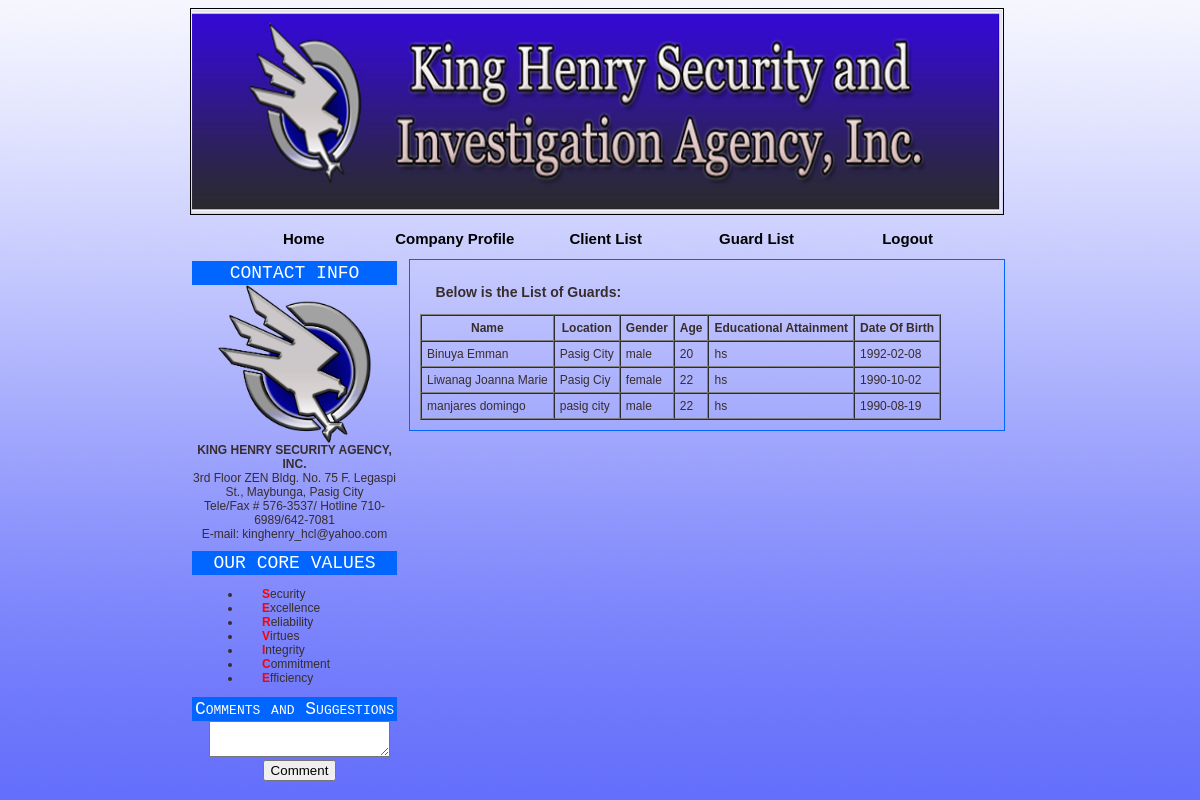
The app's page /guard.list.php (signed in) with its own data.
### tables this page shows
CREATE TABLE IF NOT EXISTS `tblemployee` (
  `Emp_No` int(11) NOT NULL AUTO_INCREMENT,
  `Last_Name` varchar(255) DEFAULT NULL,
  `First_Name` varchar(255) DEFAULT NULL,
  `Middle_Name` varchar(255) DEFAULT NULL,
  `Br of Svc` varchar(255) DEFAULT NULL,
  `Rank` varchar(255) DEFAULT NULL,
  `Address` varchar(255) DEFAULT NULL,
  `City` varchar(255) NOT NULL,
  `Provincial_Address` varchar(255) DEFAULT NULL,
  `Tel_No` int(11) DEFAULT NULL,
  `Mobile_No` int(11) DEFAULT NULL,
  `Language / Dialects` varchar(255) DEFAULT NULL,
  `DOB` datetime DEFAULT NULL,
  `POB` varchar(255) DEFAULT NULL,
  `Religion` varchar(255) DEFAULT NULL,
  `Gender` varchar(255) DEFAULT NULL,
  `Height (inch)` int(11) DEFAULT NULL,
  `Weight (kg)` int(11) DEFAULT NULL,
  `Blood_Type` varchar(255) DEFAULT NULL,
  `Complexion` varchar(255) DEFAULT NULL,
  `Marks` varchar(255) DEFAULT NULL,
  `Status` varchar(255) DEFAULT NULL,
  `Date_of_Marriage` datetime DEFAULT NULL,
  `No_of_Children` int(11) DEFAULT NULL,
  `Name_of_Children` varchar(255) DEFAULT NULL,
  `Children_Age` varchar(255) DEFAULT NULL,
  `Name of Spouse` varchar(255) DEFAULT NULL,
  `Spouse_Age` int(11) DEFAULT NULL,
  `Employer's_Name` varchar(255) DEFAULT NULL,
  `Occupation` varchar(255) DEFAULT NULL,
  `Employer's_Address` varchar(255) DEFAULT NULL,
  `Mother_Name` varchar(255) DEFAULT NULL,
  `Mother_Age` int(11) DEFAULT NULL,
  `Mother_Occupation` varchar(255) DEFAULT NULL,
  `Mother_Employer` varchar(255) DEFAULT NULL,
  `Father_Name` varchar(255) DEFAULT NULL,
  `Father_Age` int(11) DEFAULT NULL,
  `Father_Occupation` varchar(255) DEFAULT NULL,
  `Father_Employer` varchar(255) DEFAULT NULL,
  `Sister_Name` varchar(255) DEFAULT NULL,
  `Sister_Occupation` varchar(255) DEFAULT NULL,
  `Sister_DOB` datetime DEFAULT NULL,
  `Brother_Name` varchar(255) DEFAULT NULL,
  `Brother_Occupation` varchar(255) DEFAULT NULL,
  `Brother_DOB` datetime DEFAULT NULL,
  `Case_of_Emergency` varchar(255) DEFAULT NULL,
  `Case_of_Relationship` varchar(255) DEFAULT NULL,
  `Case_of_Address` varchar(255) DEFAULT NULL,
  `Case_of_Tel_No` int(11) DEFAULT NULL,
  `Attended_Name_of_High_School` varchar(255) DEFAULT NULL,
  `Attended_Location_of_High_School` varchar(255) DEFAULT NULL,
  `Attended_Inclusive_Date_in_High_School` datetime DEFAULT NULL,
  `Attended_Name_of_College` varchar(255) DEFAULT NULL,
  `Attended_Location_of_College` varchar(255) DEFAULT NULL,
  `Attended_Inclusive_Date_in_College` datetime DEFAULT NULL,
  `Attended_Course` varchar(255) DEFAULT NULL,
  `Attended_Vocational/Others` varchar(255) DEFAULT NULL,
  `educ_attainment` varchar(255) NOT NULL,
  `Training_Attended_Name_of_School` varchar(255) DEFAULT NULL,
  `Training_Attended_Address` varchar(255) DEFAULT NULL,
  `Training_Attended_Title_of_Training` varchar(255) DEFAULT NULL,
  `Training_Attended_Inclusive_Date` datetime DEFAULT NULL,
  `Training_Attended_Telephone_No` int(11) DEFAULT NULL,
  `ER_Company` varchar(255) DEFAULT NULL,
  `ER_From` datetime DEFAULT NULL,
  `ER_To` datetime DEFAULT NULL,
  `ER_Address` varchar(255) DEFAULT NULL,
  `ER_Tel_No/s` int(11) DEFAULT NULL,
  `ER_Position` varchar(255) DEFAULT NULL,
  `ER_Salary` int(11) DEFAULT NULL,
  `ER_Immediate_Superior` varchar(255) DEFAULT NULL,
  `ER_Reason_for_Leaving` varchar(255) DEFAULT NULL,
  `CR_Name` varchar(255) DEFAULT NULL,
  `CR_Occupation` varchar(255) DEFAULT NULL,
  `CR_Company_Name` varchar(255) DEFAULT NULL,
  `CR_Address` varchar(255) DEFAULT NULL,
  `CR_Tel_No/s` int(11) DEFAULT NULL,
  `CTC_Com_Tax_Certificate_No` int(11) DEFAULT NULL,
  `CTC_Issued_at` int(11) DEFAULT NULL,
  `CTC_Issued_on` int(11) DEFAULT NULL,
  `SL_Security_Licence_No` int(11) DEFAULT NULL,
  `SL_Date_of_Expiry` int(11) DEFAULT NULL,
  `SL_SBR_No` int(11) DEFAULT NULL,
  `SSS_No` int(11) DEFAULT NULL,
  `TIN_No` int(11) DEFAULT NULL,
  `PhilHealth_No` int(11) DEFAULT NULL,
  `PagIbig_No` int(11) DEFAULT NULL,
  `Picture 2x2` tinyint(1) DEFAULT '0',
  `License` tinyint(1) DEFAULT '0',
  `SBR` tinyint(1) DEFAULT '0',
  `SOSIA_Cert` tinyint(1) DEFAULT '0',
  `Training_Cert` tinyint(1) DEFAULT '0',
  `NBI_Clearance` tinyint(1) DEFAULT '0',
  `PNP_Clearance` tinyint(1) DEFAULT '0',
  `DI_Clearance` tinyint(1) DEFAULT '0',
  `Court_Clearance` tinyint(1) DEFAULT '0',
  `Brgy_Clearance` tinyint(1) DEFAULT '0',
  `Drug_Tesr` tinyint(1) DEFAULT '0',
  `Neuro_Test` tinyint(1) DEFAULT '0',
  `School_Diploma` tinyint(1) DEFAULT '0',
  `Birth_Cert` tinyint(1) DEFAULT '0',
  `Marriage_Cert` tinyint(1) DEFAULT '0',
  `Employment_Cert` tinyint(1) DEFAULT '0',
  `SSS_Static_Record` tinyint(1) DEFAULT '0',
  PRIMARY KEY (`Emp_No`),
  KEY `City` (`City`)
);

### functions/config_item.php (called while the page is built)
<?php
function config_item($item){
    $config['charset'] = 'UTF-8';
    $config['permitted_uri_chars'] = 'a-z 0-9~%.:_\-';
    $config['allow_get_array']		= TRUE;
    $config['enable_query_strings'] = FALSE;
    $config['controller_trigger']	= 'c';
    $config['function_trigger']		= 'm';
    $config['directory_trigger']	= 'd';
    $config['log_threshold'] = 1;
    $config['log_path'] = '';
    $config['log_date_format'] = 'Y-m-d H:i:s';
    $config['cache_path'] = '';
    $config['encryption_key'] = 'andytechnology';
    $config['sess_cookie_name']		= 'ci_admin';
    $config['sess_expiration']		= 3600;
    $config['sess_expire_on_close']	= TRUE;
    $config['sess_encrypt_cookie']	= TRUE;
    $config['sess_use_database']	= TRUE;
    $config['sess_table_name']		= 'andy_ci_admin';
    $config['sess_match_ip']		= TRUE;
    $config['sess_match_useragent']	= TRUE;
    $config['sess_time_to_update']	= 300;
    $config['cookie_prefix']	= "";
    $config['cookie_domain']	= "";
    $config['cookie_path']		= "/";
    $config['cookie_secure']	= FALSE;
    $config['global_xss_filtering'] = FALSE;
    $config['csrf_protection'] = FALSE;
    $config['csrf_token_name'] = 'csrf_admin';
    $config['csrf_cookie_name'] = 'csrf_cookie_admin';
    $config['csrf_expire'] = 600;
    $config['compress_output'] = FALSE;
    $config['time_reference'] = 'local';
    $config['rewrite_short_tags'] = TRUE;
    $config['proxy_ips'] = '';
    return $config[$item];
}

### classes/security.php (called while the page is built, shortened)
<?php
require_once('functions/config_item.php');
class Security {
	public $csrf_hash			= '';
	public $csrf_cookie_name	= 'ci_csrf_token';
	public function __construct()
	{
		$this->csrf_token_name = (config_item('csrf_token_name')) ? config_item('csrf_token_name') : 'csrf_token_name';
		$this->csrf_cookie_name = (config_item('csrf_cookie_name')) ? config_item('csrf_cookie_name') : 'csrf_cookie_name';
		$this->csrf_cookie_name = (config_item('cookie_prefix')) ? config_item('cookie_prefix').$this->csrf_token_name : $this->csrf_token_name;
	}
	private function _csrf_set_hash()
	{
		if ($this->csrf_hash == '')
		{
			if (isset($_COOKIE[$this->csrf_cookie_name]) AND $_COOKIE[$this->csrf_cookie_name] != '')
			{
				$this->csrf_hash = $_COOKIE[$this->csrf_cookie_name];
			}
			else
			{
				$this->csrf_hash = md5(uniqid(rand(), TRUE));
			}
		}
		return $this->csrf_hash;
	}
}

### classes/class.database.php (called while the page is built, shortened)
<?php
require_once('classes/security.php');
class Database
{
	protected $_conn;
	protected $_resource = null;
	private $_log_file = null;
	protected $_settings = null;
	function __construct($settings = array())
	{
		$this->_log_file = 'logs/dblogs ' . date('m-d-Y') . '.txt';
		$this->_settings = new db_settings();
	}
	function log($message){
		try{
			$log = date('m-d-y h:m:s') . " " . $message;
			$fh = fopen($this->_log_file,'a');
		}catch(Exception $e){
			var_dump($e);
		}
		return;
	}
	function _connect()
	{
		$host = $this->_settings->host;
		$user = $this->_settings->user;
		$password = $this->_settings->passwd;
		$db = $this->_settings->db;
		$this->_conn = mysql_connect($host,$user,$password) or die("Could not connect to host." . $this->log(mysql_error($this->_conn)));
	}
	function query($sql)
	{
		$this->_resource = mysql_query( $sql, $this->_conn) or die("Query error." . mysql_error() . $this->__tostring());
		return $this;
	}
	function result_object()
	{
		if($this->_resource===null){return array();}
		else
		{
			$result=array();
			while($row = mysql_fetch_object($this->_resource))
			{
				$result[] = $row;
			}
			return $result;
		}
	}
	function get( $tablename, $startrow=0, $limit=500)
	{
		$sql = "select * from $tablename limit $startrow, $limit";
		return $this->query($sql);
	}
}

### classes/class.guards.php (called while the page is built, shortened)
<?php
require_once('classes/class.database.php');
class Guard
{
	public static function get_list()
	{
		$db = new Database();
		return $db->get('tblemployee')->result();
	}
}

### guard.list.php (the view, shortened to what this page needs)
<!DOCTYPE html>
<html lang="en">
	<head>
		<link href="css/style.css" rel= "stylesheet" type="text/css" />
		<link href="css/custom.css" rel= "stylesheet" type="text/css" />
	</head>
	<body>
		<div id="body">
		<?php include_once('static/header.php');?>
		<?php include_once('static/nav.php');?>
			<div id="content">
			<h3>&nbsp;&nbsp;&nbsp;&nbsp;Below is the List of Guards:</h3>
			<table border=1 cellspacing=0 cellpadding=5>
				<thead>
					<tr>
					<th>Name</th>
					<th>Location</th>
					<th>Gender</th>
					<th>Age</th>
					<th>Educational Attainment</th>
					<th>Date Of Birth</th>
					</tr>
				</thead>
				<tbody>
			<?php
			require_once('classes/class.guards.php');
			$rows = Guard::get_list();
			foreach($rows as $row)
			{
				$now = new DateTime(date('Y-m-d h:i:s'));
				$ref = new DateTime($row->DOB);
				$diff = $now->diff($ref);
				echo '<tr>';
				echo '<td>' . $row->Last_Name . ' ' . $row->First_Name . '</td>';
				echo '<td>' . $row->City . '</td>';
				echo '<td>' . $row->Gender . '</td>';
				echo '<td>' . $diff->y . '</td>';
				echo '<td>' . $row->educ_attainment . '</td>';
				echo '<td>' . date('Y-m-d', strtotime( $row->DOB )) . '</td>';
				echo '</tr>';
			}
			?>
				</tbody>
			</table>
			</div>
		</div>
	</body>
</html>

### static/header.php (shortened to what this page needs)
<div id="header">
	<img class="header_image" width="810" src="images/banner.png" />
	<ul class="ul-menu <?php echo $_SESSION['clientid'] ? 'five' : '';?>">
		<li><a href="index.php">Home</a></li>
		<li><a href="company_profile.php">Company Profile</a></li>
		<li><a href="client.list.php">Client List</a></li>
		<?php if(isset($_SESSION['clientid'])) { ?>
		<li><a href="guard.list.php">Guard List</a></li>
		<li><a href="logout.php">Logout</a></li>
		<?php } else{ ?>
		<li><a href="login.php">Login</a></li>
		<?php } ?>
	</ul>
</div>

### static/nav.php (shortened to what this page needs)
<nav id="sidebar">
	<div class="box">
		<div id="sidebar-title">CONTACT INFO</div>
		<div align="center" class="sidebar-inside"><img align="middle" width="155px" title="Pateros Technological College" src="images/khsa_logo.png"><br>
		<font style="text-align: center; font-size: 12px; font-weight: bold;">
		KING HENRY SECURITY AGENCY, INC.</font><br>
		<font style="font-size: 12px;">3rd Floor ZEN Bldg. No. 75 F. Legaspi St., Maybunga, Pasig City<br>
		Tele/Fax # 576-3537/ Hotline 710-6989/642-7081<br>
		E-mail:   kinghenry_hcl@yahoo.com
		</font>
		</div>
	</div>
	<div class="box">
		<div id="sidebar-title">OUR CORE VALUES</div>
		<div align="center" class="sidebar-inside" style="padding-left:10px;">
		<ul style="text-align:left;">
		<li>&nbsp;&nbsp;&nbsp;&nbsp;&nbsp;&nbsp;<b style="color:red;">S</b>ecurity</li>
		<li>&nbsp;&nbsp;&nbsp;&nbsp;&nbsp;&nbsp;<b style="color:red;">E</b>xcellence</li>
		<li>&nbsp;&nbsp;&nbsp;&nbsp;&nbsp;&nbsp;<b style="color:red;">R</b>eliability</li>
		<li>&nbsp;&nbsp;&nbsp;&nbsp;&nbsp;&nbsp;<b style="color:red;">V</b>irtues</li>
		<li>&nbsp;&nbsp;&nbsp;&nbsp;&nbsp;&nbsp;<b style="color:red;">I</b>ntegrity</li>
		<li>&nbsp;&nbsp;&nbsp;&nbsp;&nbsp;&nbsp;<b style="color:red;">C</b>ommitment</li>
		<li>&nbsp;&nbsp;&nbsp;&nbsp;&nbsp;&nbsp;<b style="color:red;">E</b>fficiency</li>
		</ul>
		</div>
	</div>
	<?php if(isset($_SESSION['clientid'])){ ?>
	<div class="box">
		<div id="sidebar-title">Comments and Suggestions</div>
		<div align="center" class="sidebar-inside" style="padding-left:10px;">
		<form method="post" action="comments.php">
			<textarea name="comments"></textarea>
			<input type="submit" name="btnPost" value="Comment" />
		</form>
		</div>
	</div>
	<?php } ?>
</nav>

### css/style.css (style rules this page uses)
.header_image { border:#000 1px solid; padding:1px; margin:0; }
a { color:#669900; text-decoration:none; }
#sidebar { border:#006600 1px solid; padding:1px; margin:0px 5px 5px 0px; }
#sidebar-title { background:#336600; color:#FFFFFF; font-size:18px; font-family:'Courier New', Courier, monospace; text-align:center; padding:2px; font-variant:small-caps; }

### css/custom.css (style rules this page uses)
body { background-attachment: fixed; background-image: url("../images/bg.jpg"); }
body { font-family: Arial,Helvetica,sans-serif; font-size: 12px; color:#382D2C; }
div#body { width:820px; margin:auto; }
div#header { width:100%; }
ul.ul-menu { list-style-type:none; width:100%; border:0px solid #000000; white-space: nowrap; }
ul.ul-menu li a { color:#000; }
ul.ul-menu.five li { width: 18%; }
ul.ul-menu li { width: 22%; display: inline-block; text-align:center; font-size:15px; font-weight:bolder; color:#000; }
nav#sidebar { float:left; width:25%; border: 1px solid transparent; margin: 0 5px 5px 0; padding: 1px; }
div#content { float:right; width:70%; border: 1px solid #0066FF; margin: 0 5px 5px 0; padding: 10px; }
div#sidebar-title { background-color:#0066FF; }
nav#sidebar .box { margin-bottom:10px; }

### records on screen
tblemployee: Last_Name "Binuya", First_Name "Emman", City "Pasig City", Gender "male", DOB "20", educ_attainment "hs", DOB "1992-02-08"
tblemployee: Last_Name "Liwanag", First_Name "Joanna Marie", City "Pasig Ciy", Gender "female", DOB "22", educ_attainment "hs", DOB "1990-10-02"
tblemployee: Last_Name "manjares", First_Name "domingo", City "pasig city", Gender "male", DOB "22", educ_attainment "hs", DOB "1990-08-19"
